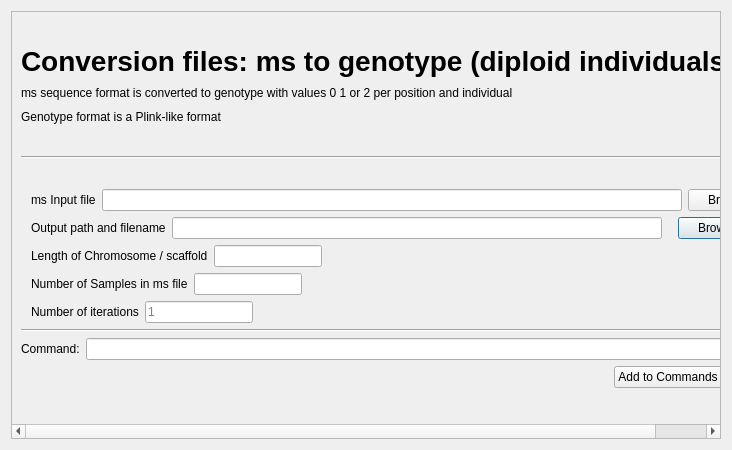
<?xml version="1.0" encoding="UTF-8"?>
<ui version="4.0">
 <class>Dialog</class>
 <widget class="QDialog" name="Dialog">
  <property name="geometry">
   <rect>
    <x>0</x>
    <y>0</y>
    <width>732</width>
    <height>450</height>
   </rect>
  </property>
  <property name="minimumSize">
   <size>
    <width>725</width>
    <height>450</height>
   </size>
  </property>
  <property name="maximumSize">
   <size>
    <width>16777215</width>
    <height>450</height>
   </size>
  </property>
  <property name="windowTitle">
   <string>Dialog</string>
  </property>
  <layout class="QGridLayout" name="gridLayout">
   <item row="0" column="0">
    <widget class="QScrollArea" name="scrollArea">
     <property name="widgetResizable">
      <bool>true</bool>
     </property>
     <widget class="QWidget" name="scrollAreaWidgetContents">
      <property name="geometry">
       <rect>
        <x>0</x>
        <y>0</y>
        <width>706</width>
        <height>424</height>
       </rect>
      </property>
      <layout class="QGridLayout" name="gridLayout_3">
       <item row="0" column="0">
        <layout class="QHBoxLayout" name="horizontalLayout">
         <property name="sizeConstraint">
          <enum>QLayout::SetFixedSize</enum>
         </property>
         <property name="topMargin">
          <number>0</number>
         </property>
         <property name="rightMargin">
          <number>10</number>
         </property>
         <item>
          <layout class="QHBoxLayout" name="horizontalLayout_2">
           <property name="rightMargin">
            <number>10</number>
           </property>
           <item>
            <layout class="QVBoxLayout" name="verticalLayout_4">
             <property name="sizeConstraint">
              <enum>QLayout::SetFixedSize</enum>
             </property>
             <property name="bottomMargin">
              <number>0</number>
             </property>
             <item>
              <layout class="QVBoxLayout" name="verticalLayout_6">
               <item>
                <widget class="QLabel" name="label">
                 <property name="font">
                  <font>
                   <pointsize>21</pointsize>
                   <weight>75</weight>
                   <bold>true</bold>
                  </font>
                 </property>
                 <property name="text">
                  <string>Conversion files: ms to genotype (diploid individuals)</string>
                 </property>
                </widget>
               </item>
              </layout>
             </item>
             <item>
              <layout class="QVBoxLayout" name="verticalLayout_7">
               <item>
                <widget class="QLabel" name="label_2">
                 <property name="font">
                  <font>
                   <kerning>true</kerning>
                  </font>
                 </property>
                 <property name="text">
                  <string>ms sequence format is converted to genotype with values 0 1 or 2 per position and individual</string>
                 </property>
                </widget>
               </item>
              </layout>
             </item>
             <item>
              <layout class="QVBoxLayout" name="verticalLayout_10">
               <item>
                <widget class="QLabel" name="label_4">
                 <property name="text">
                  <string>Genotype format is a Plink-like format</string>
                 </property>
                </widget>
               </item>
              </layout>
             </item>
            </layout>
           </item>
          </layout>
         </item>
         <item>
          <widget class="QLabel" name="logo_3">
           <property name="sizePolicy">
            <sizepolicy hsizetype="Preferred" vsizetype="Fixed">
             <horstretch>0</horstretch>
             <verstretch>0</verstretch>
            </sizepolicy>
           </property>
           <property name="maximumSize">
            <size>
             <width>81</width>
             <height>81</height>
            </size>
           </property>
           <property name="text">
            <string/>
           </property>
           <property name="pixmap">
            <pixmap resource="icon_SPiGA.qrc">:/logo/SPiGA_icon.png</pixmap>
           </property>
           <property name="scaledContents">
            <bool>true</bool>
           </property>
          </widget>
         </item>
        </layout>
       </item>
       <item row="1" column="0">
        <widget class="Line" name="line">
         <property name="orientation">
          <enum>Qt::Horizontal</enum>
         </property>
        </widget>
       </item>
       <item row="2" column="0">
        <layout class="QGridLayout" name="gridLayout_2">
         <item row="6" column="0">
          <layout class="QHBoxLayout" name="horizontalLayout_14">
           <property name="bottomMargin">
            <number>0</number>
           </property>
           <item>
            <layout class="QHBoxLayout" name="horizontalLayout_15">
             <property name="bottomMargin">
              <number>0</number>
             </property>
             <item>
              <widget class="QLabel" name="label_3">
               <property name="sizePolicy">
                <sizepolicy hsizetype="Fixed" vsizetype="Preferred">
                 <horstretch>0</horstretch>
                 <verstretch>0</verstretch>
                </sizepolicy>
               </property>
               <property name="text">
                <string>Command:</string>
               </property>
              </widget>
             </item>
            </layout>
           </item>
           <item>
            <layout class="QHBoxLayout" name="horizontalLayout_16">
             <property name="rightMargin">
              <number>0</number>
             </property>
             <property name="bottomMargin">
              <number>0</number>
             </property>
             <item>
              <widget class="QLineEdit" name="lineEdit"/>
             </item>
            </layout>
           </item>
          </layout>
         </item>
         <item row="2" column="0">
          <layout class="QHBoxLayout" name="horizontalLayout_24">
           <property name="rightMargin">
            <number>0</number>
           </property>
           <item>
            <layout class="QHBoxLayout" name="horizontalLayout_25">
             <property name="leftMargin">
              <number>10</number>
             </property>
             <item>
              <widget class="QLabel" name="label_120">
               <property name="text">
                <string>Length of Chromosome / scaffold</string>
               </property>
              </widget>
             </item>
            </layout>
           </item>
           <item>
            <layout class="QHBoxLayout" name="horizontalLayout_26">
             <property name="rightMargin">
              <number>10</number>
             </property>
             <item>
              <widget class="QLineEdit" name="lineOutputJoin_4">
               <property name="sizePolicy">
                <sizepolicy hsizetype="Fixed" vsizetype="Fixed">
                 <horstretch>0</horstretch>
                 <verstretch>0</verstretch>
                </sizepolicy>
               </property>
              </widget>
             </item>
             <item>
              <spacer name="horizontalSpacer_2">
               <property name="orientation">
                <enum>Qt::Horizontal</enum>
               </property>
               <property name="sizeHint" stdset="0">
                <size>
                 <width>40</width>
                 <height>20</height>
                </size>
               </property>
              </spacer>
             </item>
            </layout>
           </item>
          </layout>
         </item>
         <item row="1" column="0">
          <layout class="QHBoxLayout" name="horizontalLayout_10">
           <property name="rightMargin">
            <number>0</number>
           </property>
           <item>
            <layout class="QHBoxLayout" name="horizontalLayout_7">
             <property name="leftMargin">
              <number>10</number>
             </property>
             <item>
              <widget class="QLabel" name="label_117">
               <property name="text">
                <string>Output path and filename</string>
               </property>
              </widget>
             </item>
            </layout>
           </item>
           <item>
            <layout class="QHBoxLayout" name="horizontalLayout_8">
             <property name="rightMargin">
              <number>10</number>
             </property>
             <item>
              <widget class="QLineEdit" name="lineOutputJoin"/>
             </item>
            </layout>
           </item>
           <item>
            <layout class="QHBoxLayout" name="horizontalLayout_13">
             <property name="rightMargin">
              <number>10</number>
             </property>
             <item>
              <widget class="QPushButton" name="pushButton">
               <property name="text">
                <string>Browse</string>
               </property>
              </widget>
             </item>
            </layout>
           </item>
          </layout>
         </item>
         <item row="0" column="0">
          <layout class="QHBoxLayout" name="horizontalLayout_9">
           <item>
            <layout class="QHBoxLayout" name="horizontalLayout_6">
             <property name="leftMargin">
              <number>10</number>
             </property>
             <item>
              <widget class="QLabel" name="labelInputJoin_2">
               <property name="text">
                <string>ms Input file</string>
               </property>
              </widget>
             </item>
            </layout>
           </item>
           <item>
            <layout class="QHBoxLayout" name="horizontalLayout_3">
             <item>
              <widget class="QLineEdit" name="lineInputJoin"/>
             </item>
            </layout>
           </item>
           <item>
            <layout class="QHBoxLayout" name="horizontalLayout_4">
             <property name="leftMargin">
              <number>0</number>
             </property>
             <item>
              <widget class="QPushButton" name="openInputJoin">
               <property name="text">
                <string>Browse</string>
               </property>
              </widget>
             </item>
            </layout>
           </item>
          </layout>
         </item>
         <item row="5" column="0">
          <widget class="Line" name="line_2">
           <property name="orientation">
            <enum>Qt::Horizontal</enum>
           </property>
          </widget>
         </item>
         <item row="7" column="0">
          <layout class="QHBoxLayout" name="horizontalLayout_11">
           <item>
            <spacer name="horizontalSpacer">
             <property name="orientation">
              <enum>Qt::Horizontal</enum>
             </property>
             <property name="sizeHint" stdset="0">
              <size>
               <width>40</width>
               <height>20</height>
              </size>
             </property>
            </spacer>
           </item>
           <item>
            <widget class="QPushButton" name="Add_Command_button">
             <property name="text">
              <string>Add to Commands Window</string>
             </property>
            </widget>
           </item>
          </layout>
         </item>
         <item row="3" column="0">
          <layout class="QHBoxLayout" name="horizontalLayout_12">
           <property name="rightMargin">
            <number>0</number>
           </property>
           <item>
            <layout class="QHBoxLayout" name="horizontalLayout_17">
             <property name="leftMargin">
              <number>10</number>
             </property>
             <item>
              <widget class="QLabel" name="label_118">
               <property name="text">
                <string>Number of Samples in ms file</string>
               </property>
              </widget>
             </item>
            </layout>
           </item>
           <item>
            <layout class="QHBoxLayout" name="horizontalLayout_18">
             <property name="rightMargin">
              <number>10</number>
             </property>
             <item>
              <widget class="QLineEdit" name="lineOutputJoin_2">
               <property name="sizePolicy">
                <sizepolicy hsizetype="Fixed" vsizetype="Fixed">
                 <horstretch>0</horstretch>
                 <verstretch>0</verstretch>
                </sizepolicy>
               </property>
              </widget>
             </item>
             <item>
              <spacer name="horizontalSpacer_3">
               <property name="orientation">
                <enum>Qt::Horizontal</enum>
               </property>
               <property name="sizeHint" stdset="0">
                <size>
                 <width>40</width>
                 <height>20</height>
                </size>
               </property>
              </spacer>
             </item>
            </layout>
           </item>
          </layout>
         </item>
         <item row="4" column="0">
          <layout class="QHBoxLayout" name="horizontalLayout_19">
           <property name="rightMargin">
            <number>0</number>
           </property>
           <item>
            <layout class="QHBoxLayout" name="horizontalLayout_27">
             <property name="leftMargin">
              <number>10</number>
             </property>
             <item>
              <widget class="QLabel" name="label_121">
               <property name="text">
                <string>Number of iterations</string>
               </property>
              </widget>
             </item>
            </layout>
           </item>
           <item>
            <layout class="QHBoxLayout" name="horizontalLayout_28">
             <property name="rightMargin">
              <number>10</number>
             </property>
             <item>
              <widget class="QLineEdit" name="lineOutputJoin_5">
               <property name="sizePolicy">
                <sizepolicy hsizetype="Fixed" vsizetype="Fixed">
                 <horstretch>0</horstretch>
                 <verstretch>0</verstretch>
                </sizepolicy>
               </property>
               <property name="placeholderText">
                <string>1</string>
               </property>
              </widget>
             </item>
             <item>
              <spacer name="horizontalSpacer_4">
               <property name="orientation">
                <enum>Qt::Horizontal</enum>
               </property>
               <property name="sizeHint" stdset="0">
                <size>
                 <width>40</width>
                 <height>20</height>
                </size>
               </property>
              </spacer>
             </item>
            </layout>
           </item>
          </layout>
         </item>
        </layout>
       </item>
      </layout>
     </widget>
    </widget>
   </item>
  </layout>
 </widget>
 <resources>
  <include location="icon_SPiGA.qrc"/>
 </resources>
 <connections/>
</ui>
